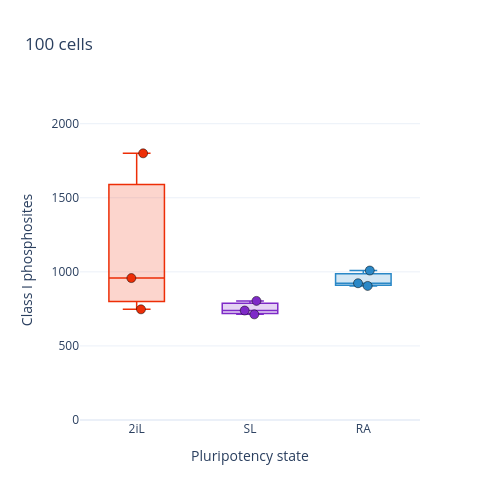
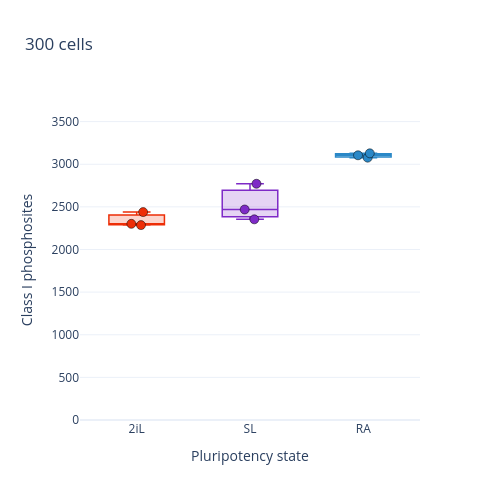
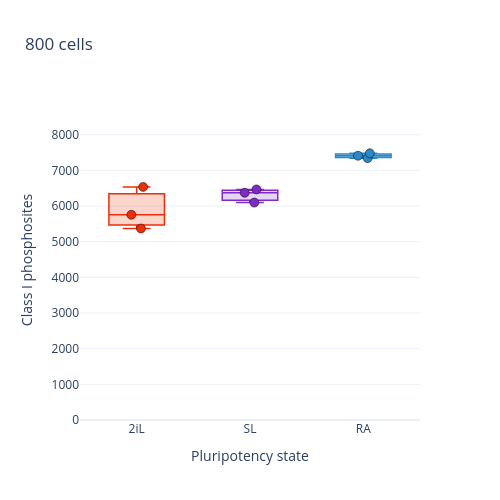
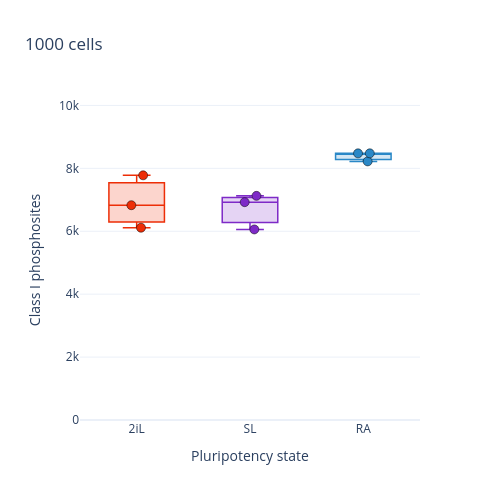

Notebook source saved alongside these figures, in order:
### Markdown cell above
# Supplementary Figure 2d
Per-state Class I phosphosite depth across sorted-cell numbers for the stem-cell sorted series. States 2iL/SL/RA (cellline 1/2/4), consistent with the rest of Figure 3 (cellline3 and cellline5=RA24 excluded). One separate plot per cell number.

### Code cell
# Suppl 2d - stem-cell Class I depth per state (2iL/SL/RA); ONE SEPARATE PLOT per cell number.
# 500 cells omitted here (shown in the main figure). Class I, multiplicity collapsed,
# localization enforced. cellline1=2iL, 2=SL, 4=RA.
CELLLINE_TO_STATE = {1: '2iL', 2: 'SL', 4: 'RA'}     # cellline3 & 5(RA24) excluded
STATE_ORDER = ['2iL', 'SL', 'RA']
STATE_COLOR = {'2iL': '#ED2E07', 'SL': '#7E2AC7', 'RA': '#2A88C7'}
STEM_PANELS = [n for n in STEM_CELL_ORDER if n != 500]   # 500 is in the main figure

def state_of(col):
    m = re.search(r'cellline(\d+)', col)
    return CELLLINE_TO_STATE.get(int(m.group(1))) if m else None

depth_by_cells = {}
for n in STEM_PANELS:
    if n not in stem_sorted:
        continue
    counts = count_sites_per_sample_ptm_report(stem_sorted[n])
    by_state = {s: [] for s in STATE_ORDER}
    for sample, c in counts.items():
        st = state_of(sample)
        if st in by_state:
            by_state[st].append(c)
    depth_by_cells[n] = by_state
    line = '  '.join(f'{s}: mean={int(np.mean(by_state[s]))}' for s in STATE_ORDER if by_state[s])
    print(f'{n:>4} cells | {line}')

# one independent figure per cell number; y-axis 0 -> 1.1 x (max point in that panel)
for n in [c for c in STEM_PANELS if c in depth_by_cells]:
    fig = go.Figure()
    panel_max = max(v for vals in depth_by_cells[n].values() for v in vals)
    for s in STATE_ORDER:
        ys = depth_by_cells[n][s]
        if not ys:
            continue
        fig.add_trace(go.Box(
            y=ys, x=[s] * len(ys), name=s, boxpoints='all', jitter=0.3, pointpos=0,
            marker=dict(size=9, color=STATE_COLOR[s], line=dict(width=0.5, color='black')),
            line=dict(color=STATE_COLOR[s], width=1.5),
            fillcolor=_hex_to_rgba(STATE_COLOR[s], 0.2), showlegend=False))
    fig.update_layout(width=500, height=500, template='plotly_white', showlegend=False,
                      title=f'{n} cells',
                      xaxis_title='Pluripotency state', yaxis_title='Class I phosphosites')
    fig.update_xaxes(categoryorder='array', categoryarray=STATE_ORDER)
    fig.update_yaxes(range=[0, panel_max * 1.2])         # 10% headroom above max point
    fig.show()
    fig.write_image(rf'D:\Projects\nanoPhos\figures_upd\figure3\suppl_figure2d_{n}cells.pdf', width=500, height=500)

### Figure 1 — Plotly figure (JSON) as saved in the notebook; plotly's stock layout.template omitted (floating-point values rounded to 4 significant figures)
{"data": [{"boxpoints": "all", "fillcolor": "rgba(237, 46, 7, 0.2)", "jitter": 0.3, "line": {"color": "#ED2E07", "width": 1.5}, "marker": {"color": "#ED2E07", "line": {"color": "black", "width": 0.5}, "size": 9}, "name": "2iL", "pointpos": 0, "showlegend": false, "type": "box", "x": ["2iL", "2iL", "2iL"], "y": [747, 958, 1800]}, {"boxpoints": "all", "fillcolor": "rgba(126, 42, 199, 0.2)", "jitter": 0.3, "line": {"color": "#7E2AC7", "width": 1.5}, "marker": {"color": "#7E2AC7", "line": {"color": "black", "width": 0.5}, "size": 9}, "name": "SL", "pointpos": 0, "showlegend": false, "type": "box", "x": ["SL", "SL", "SL"], "y": [713, 739, 804]}, {"boxpoints": "all", "fillcolor": "rgba(42, 136, 199, 0.2)", "jitter": 0.3, "line": {"color": "#2A88C7", "width": 1.5}, "marker": {"color": "#2A88C7", "line": {"color": "black", "width": 0.5}, "size": 9}, "name": "RA", "pointpos": 0, "showlegend": false, "type": "box", "x": ["RA", "RA", "RA"], "y": [1009, 923, 905]}], "layout": {"height": 500, "showlegend": false, "title": {"text": "100 cells"}, "width": 500, "xaxis": {"categoryarray": ["2iL", "SL", "RA"], "categoryorder": "array", "title": {"text": "Pluripotency state"}}, "yaxis": {"range": [0, 2160], "title": {"text": "Class I phosphosites"}}}}

### Figure 2 — Plotly figure (JSON) as saved in the notebook; plotly's stock layout.template omitted (floating-point values rounded to 4 significant figures)
{"data": [{"boxpoints": "all", "fillcolor": "rgba(237, 46, 7, 0.2)", "jitter": 0.3, "line": {"color": "#ED2E07", "width": 1.5}, "marker": {"color": "#ED2E07", "line": {"color": "black", "width": 0.5}, "size": 9}, "name": "2iL", "pointpos": 0, "showlegend": false, "type": "box", "x": ["2iL", "2iL", "2iL"], "y": [2286, 2301, 2439]}, {"boxpoints": "all", "fillcolor": "rgba(126, 42, 199, 0.2)", "jitter": 0.3, "line": {"color": "#7E2AC7", "width": 1.5}, "marker": {"color": "#7E2AC7", "line": {"color": "black", "width": 0.5}, "size": 9}, "name": "SL", "pointpos": 0, "showlegend": false, "type": "box", "x": ["SL", "SL", "SL"], "y": [2354, 2469, 2771]}, {"boxpoints": "all", "fillcolor": "rgba(42, 136, 199, 0.2)", "jitter": 0.3, "line": {"color": "#2A88C7", "width": 1.5}, "marker": {"color": "#2A88C7", "line": {"color": "black", "width": 0.5}, "size": 9}, "name": "RA", "pointpos": 0, "showlegend": false, "type": "box", "x": ["RA", "RA", "RA"], "y": [3077, 3128, 3105]}], "layout": {"height": 500, "showlegend": false, "title": {"text": "300 cells"}, "width": 500, "xaxis": {"categoryarray": ["2iL", "SL", "RA"], "categoryorder": "array", "title": {"text": "Pluripotency state"}}, "yaxis": {"range": [0, 3754.0], "title": {"text": "Class I phosphosites"}}}}

### Figure 3 — Plotly figure (JSON) as saved in the notebook; plotly's stock layout.template omitted (floating-point values rounded to 4 significant figures)
{"data": [{"boxpoints": "all", "fillcolor": "rgba(237, 46, 7, 0.2)", "jitter": 0.3, "line": {"color": "#ED2E07", "width": 1.5}, "marker": {"color": "#ED2E07", "line": {"color": "black", "width": 0.5}, "size": 9}, "name": "2iL", "pointpos": 0, "showlegend": false, "type": "box", "x": ["2iL", "2iL", "2iL"], "y": [6537, 5755, 5370]}, {"boxpoints": "all", "fillcolor": "rgba(126, 42, 199, 0.2)", "jitter": 0.3, "line": {"color": "#7E2AC7", "width": 1.5}, "marker": {"color": "#7E2AC7", "line": {"color": "black", "width": 0.5}, "size": 9}, "name": "SL", "pointpos": 0, "showlegend": false, "type": "box", "x": ["SL", "SL", "SL"], "y": [6096, 6467, 6371]}, {"boxpoints": "all", "fillcolor": "rgba(42, 136, 199, 0.2)", "jitter": 0.3, "line": {"color": "#2A88C7", "width": 1.5}, "marker": {"color": "#2A88C7", "line": {"color": "black", "width": 0.5}, "size": 9}, "name": "RA", "pointpos": 0, "showlegend": false, "type": "box", "x": ["RA", "RA", "RA"], "y": [7411, 7343, 7478]}], "layout": {"height": 500, "showlegend": false, "title": {"text": "800 cells"}, "width": 500, "xaxis": {"categoryarray": ["2iL", "SL", "RA"], "categoryorder": "array", "title": {"text": "Pluripotency state"}}, "yaxis": {"range": [0, 8974.0], "title": {"text": "Class I phosphosites"}}}}

### Figure 4 — Plotly figure (JSON) as saved in the notebook; plotly's stock layout.template omitted (floating-point values rounded to 4 significant figures)
{"data": [{"boxpoints": "all", "fillcolor": "rgba(237, 46, 7, 0.2)", "jitter": 0.3, "line": {"color": "#ED2E07", "width": 1.5}, "marker": {"color": "#ED2E07", "line": {"color": "black", "width": 0.5}, "size": 9}, "name": "2iL", "pointpos": 0, "showlegend": false, "type": "box", "x": ["2iL", "2iL", "2iL"], "y": [7778, 6828, 6112]}, {"boxpoints": "all", "fillcolor": "rgba(126, 42, 199, 0.2)", "jitter": 0.3, "line": {"color": "#7E2AC7", "width": 1.5}, "marker": {"color": "#7E2AC7", "line": {"color": "black", "width": 0.5}, "size": 9}, "name": "SL", "pointpos": 0, "showlegend": false, "type": "box", "x": ["SL", "SL", "SL"], "y": [6925, 7125, 6058]}, {"boxpoints": "all", "fillcolor": "rgba(42, 136, 199, 0.2)", "jitter": 0.3, "line": {"color": "#2A88C7", "width": 1.5}, "marker": {"color": "#2A88C7", "line": {"color": "black", "width": 0.5}, "size": 9}, "name": "RA", "pointpos": 0, "showlegend": false, "type": "box", "x": ["RA", "RA", "RA"], "y": [8477, 8476, 8221]}], "layout": {"height": 500, "showlegend": false, "title": {"text": "1000 cells"}, "width": 500, "xaxis": {"categoryarray": ["2iL", "SL", "RA"], "categoryorder": "array", "title": {"text": "Pluripotency state"}}, "yaxis": {"range": [0, 10170.0], "title": {"text": "Class I phosphosites"}}}}
